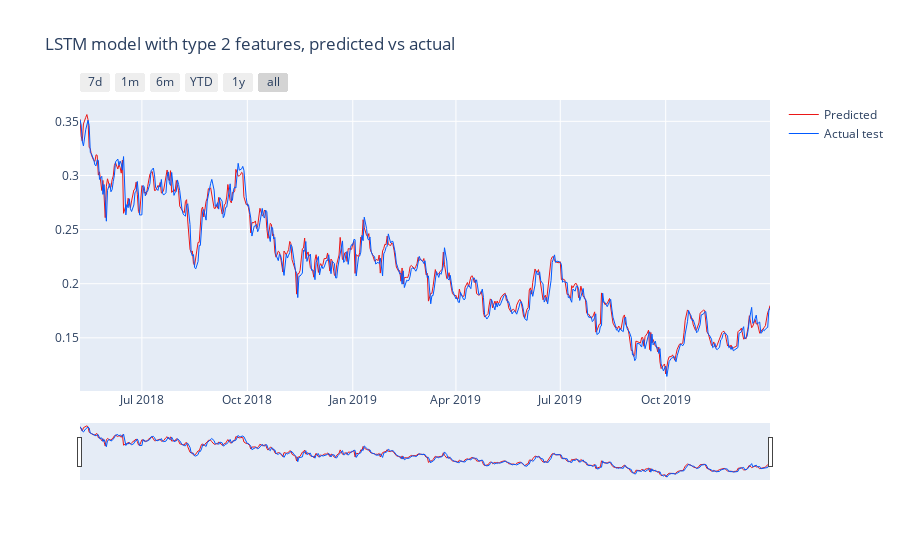

Source (notebook cell):
### Code cell
draw_graph(lstm_t2_prediction, ["Predicted", "Actual test"], ["#eb1717","#0059ff"], "LSTM model with type 2 features, predicted vs actual")

### Figure 1 — Plotly figure (JSON) as saved in the notebook; plotly's stock layout.template omitted (floating-point values rounded to 4 significant figures; data arrays with more than 128 entries replaced by an {"elided": "..."} marker saying what was removed)
{"data": [{"line": {"width": 1}, "marker": {"color": "#eb1717"}, "mode": "lines", "name": "Predicted", "type": "scatter", "x": {"elided": "517 str values"}, "y": {"elided": "517 float values"}, "yaxis": "y"}, {"line": {"width": 1}, "marker": {"color": "#0059ff"}, "mode": "lines", "name": "Actual test", "type": "scatter", "x": {"elided": "517 str values"}, "y": {"elided": "517 float values"}, "yaxis": "y"}], "layout": {"title": {"text": "LSTM model with type 2 features, predicted vs actual"}, "xaxis": {"rangeselector": {"buttons": [{"count": 7, "label": "7d", "step": "day", "stepmode": "backward"}, {"count": 1, "label": "1m", "step": "month", "stepmode": "backward"}, {"count": 6, "label": "6m", "step": "month", "stepmode": "backward"}, {"count": 1, "label": "YTD", "step": "year", "stepmode": "todate"}, {"count": 1, "label": "1y", "step": "year", "stepmode": "backward"}, {"step": "all"}]}, "rangeslider": {"visible": true}, "type": "date"}, "yaxis2": {"side": "right", "tickmode": "auto", "title": {"text": "Normalized value"}}}}
